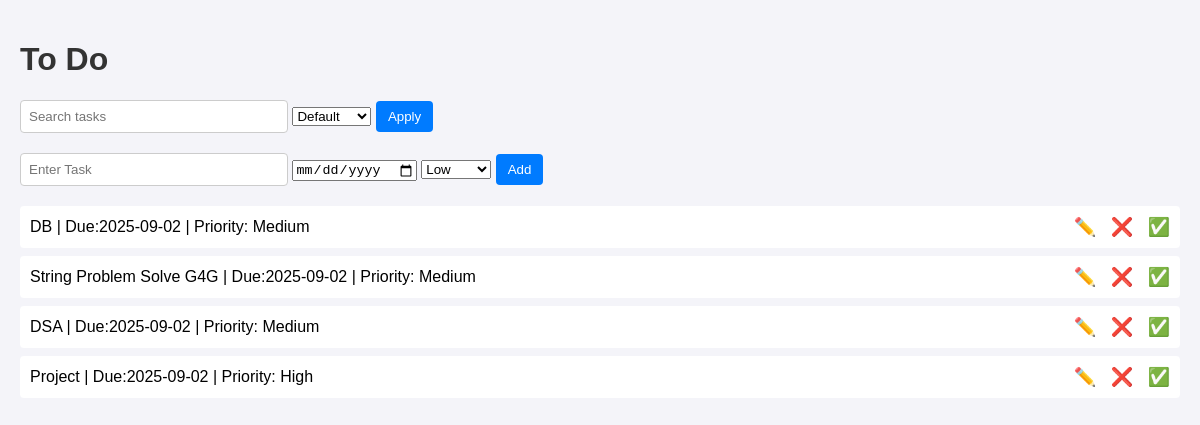
The page / on the database its author committed.
### tables this page shows
CREATE TABLE tasks(
                id INTEGER primary key autoincrement,
                task text not null,
                completed INTEGER DEFAULT 0,
                due_date text,
                priority INTEGER default 0
                );

### app.py (the view)
@app.route("/")
def index():
        search= request.args.get("search","")
        sort=request.args.get("sort","")
        conn=get_db_connection()
        query=" SELECT * FROM tasks "
        params=[]
        if search:
            query+=" where task like ? "
            params.append(f"%{search}%")
        if sort==" priority ":
            query+=" order by priority desc "
        elif sort==" due_date ":
            query+=" order by due_date asc "
        else:
            query+=" order by id desc "
        if params:
         tasks = conn.execute(query, params).fetchall()
        else:
         tasks = conn.execute(query).fetchall()
        conn.close()
        return render_template("index.html",tasks=tasks,search=search,sort=sort)

### app.py (called while the page is built)
def get_db_connection():
    conn=sqlite3.connect("todo.db")
    conn.row_factory=sqlite3.Row
    return conn

### templates/index.html (shortened to what this page needs)
<!DOCTYPE html>
<html lang="eng">
<head>
</head>
<body>
    <h1>To Do</h1>
    <form method="GET" action="/">
        <input type="text" name="search" placeholder="Search tasks" value="{{ search }}">
        <select name="sort">
            <option value="" {% if sort == "" %}selected{% endif %}>Default</option>
        </select>
        <button type="submit">Apply</button>
    </form>
    <form action="/add" method="POST">
        <input type="text" name="task" placeholder="Enter Task" required>
        <input type="date" name="due_date">
        <select name="priority">
            <option value="0">Low</option>
        </select>
        <button type="submit">Add</button>
    </form>
    <ul>
        {% for task in tasks %}
            <li style="{% if task['completed'] %}text-decoration: line-through; color: gray;{% endif %}">
            {{task["task"]}}
            {% if task["due_date"]%} | Due:{{task["due_date"]}} {% endif %}
            | Priority:
            {% if task["priority"]==2%} High
            {% elif task["priority"]==1%} Medium
            {% else %} Low
            {% endif %}
            <span class ="actions">
            <a href="/edit/{{task['id']}}">✏️</a>
            <a href="/delete/{{task['id']}}" onclick="return confirm('Delete this task?')">❌</a>
            <a href="/toggle/{{task['id']}}">{%if task['completed']%}🔄{%else%}✅{%endif%}</a>
            </span>
        </li>
        {% endfor %}
    </ul>
</body>
</html>

### templates/index.html (style rules this page uses)
body { font-family:Arial, Helvetica, sans-serif; background: #f4f4f9; margin:0; padding:20px; }
h1 { color:#333; }
form { margin-bottom:20px; }
input[type="text"] { padding:8px; width:250px; border:1px solid #ccc; border-radius:4px; }
button { padding: 8px 12px; border:none; background:#007bff; color:white; border-radius:4px; cursor:pointer; }
ul { list-style-type: none; padding:0; }
li { background: white; padding:10px; margin-bottom:8px; border-radius:4px; display:flex; justify-content: space-between; align-items: center; }
.actions a { margin-left:10px; text-decoration:none; font-size:18px; }

### rows shown on the page
tasks: task "DB", due_date "2025-09-02", priority "Medium"
tasks: task "String Problem Solve G4G", due_date "2025-09-02", priority "Medium"
tasks: task "DSA", due_date "2025-09-02", priority "Medium"
tasks: task "Project", due_date "2025-09-02", priority "High"
